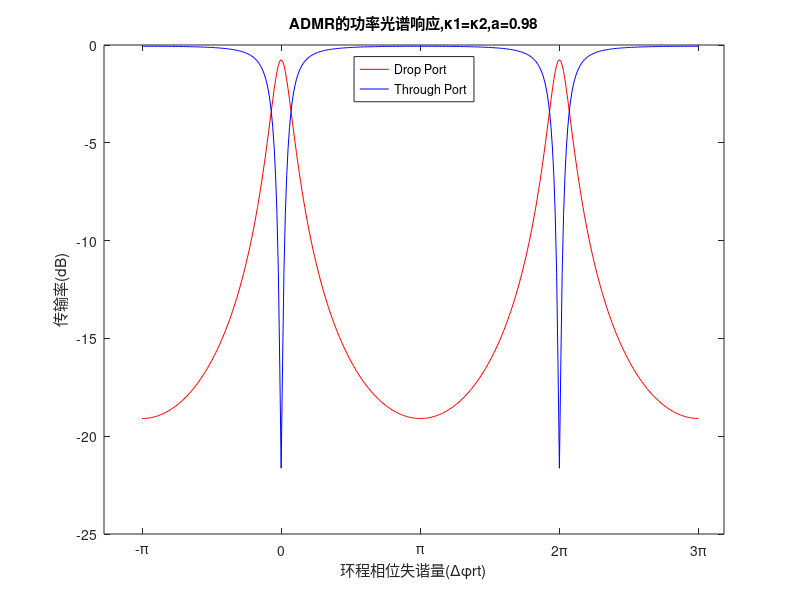

MATLAB code for this plot:
% Power spectral response of ADMR, simulated on Matlab
% Source code by Nuo Chen
% 2020/9/30

clear all;
close all;

phase_rt = (-pi:pi/100:3*pi);                                               % 遍历环程相移

% coupler 1 
k1 = sqrt(0.2);                                                             % 定义耦合系数k1
t1 = sqrt(1-(k1)^2);                                                        % 耦合无损耗情况下，定义传输系数t1

% ring
R = 8*1e-6;                                                                 % 定义环腔半径
L_rt = 2*pi*R;                                                              % 求环程长度
a = 0.98;                                                                   % 环程透过系数a

% coupler 2
k2 = sqrt(0.2);                                                             % 定义耦合系数k2
t2 = sqrt(1-(k2)^2);                                                        % 耦合无损耗情况下，定义传输系数t2

% coupler 2 for critical coulping
% t2 = t1/a;                                                                  % 定义耦合系数k2,临界耦合条件下
% k2 = sqrt(1-(k1)^2);                                                        % 耦合无损耗情况下，定义传输系数t2

% response
Through = zeros(1,length(phase_rt));                                        % 直通端矩阵
Drop = zeros(1,length(phase_rt));                                           % 下载端矩阵

for ii = 1:length(phase_rt)

    Ht = (t1-t2*a*exp(-1i*phase_rt(ii)))/(1-t1*t2*a*exp(-1i*phase_rt(ii))); %传递函数
    Hd = -(k1*k2*sqrt(a)*exp(-1i*phase_rt(ii)/2))/(1-t1*t2*a*exp(-1i*phase_rt(ii)));    

    Tt = (abs(Ht))^2;                                                       % 功率光谱响应
    Td = (abs(Hd))^2;
                                                                            % 总传输矩阵
    Through(ii) = Tt;
    Drop(ii) = Td;
end

figure(1);                                                                  % 绘图
box on;

plot(phase_rt,10*log10(Drop),'r');

hold on;

plot(phase_rt,10*log10(Through),'b');

set(gca,'XTick',(-pi:pi:3*pi));                                              % 设置x坐标
set(gca,'XtickLabel',{'-π','0','π','2π','3π'});
xlabel('环程相位失谐量(Δφrt)');

set(gca,'YTick',[-30,-25,-20,-15,-10,-5,0,]);                               % 设置y坐标
set(gca,'YtickLabel',{'-30','-25','-20','-15','-10','-5','0'});
ylabel('传输率(dB)');

title('ADMR的功率光谱响应,κ1=κ2,a=0.98');                                    % 设置图表名称
legend({'Drop Port','Through Port'},'location','north');                    % 设置图例

